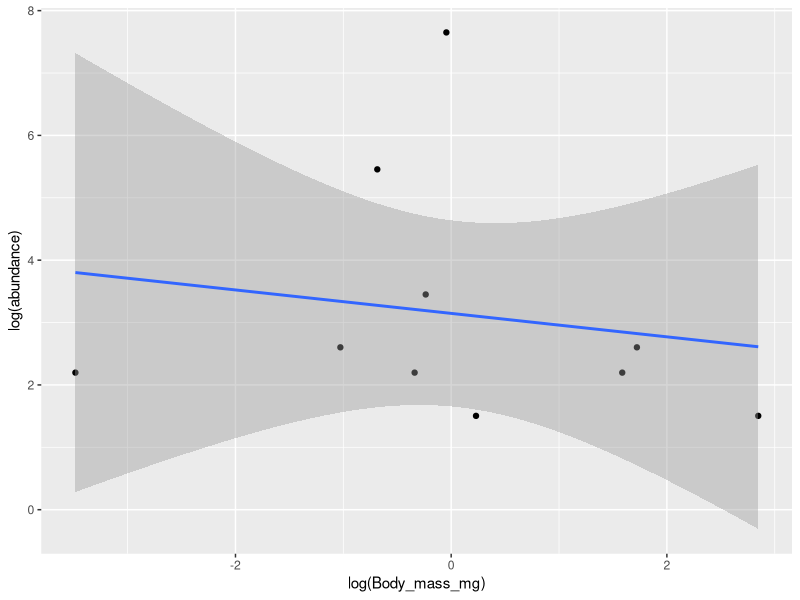
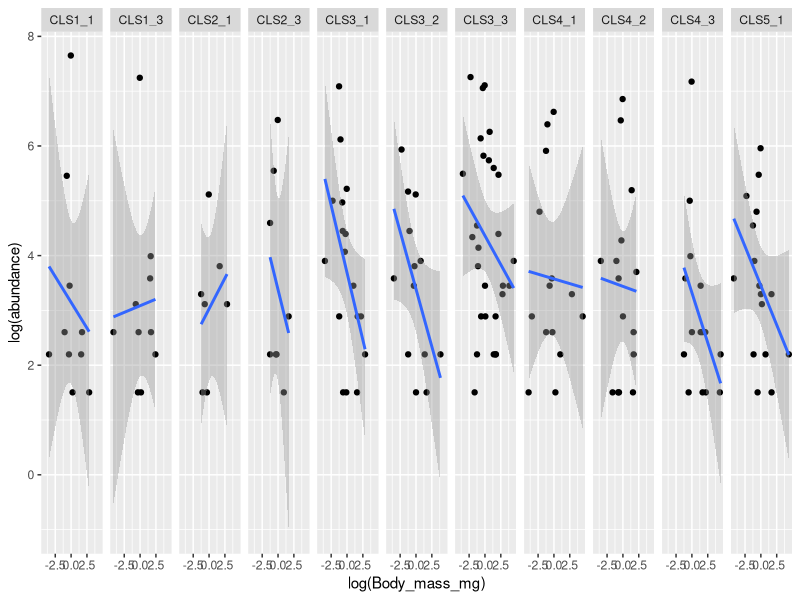
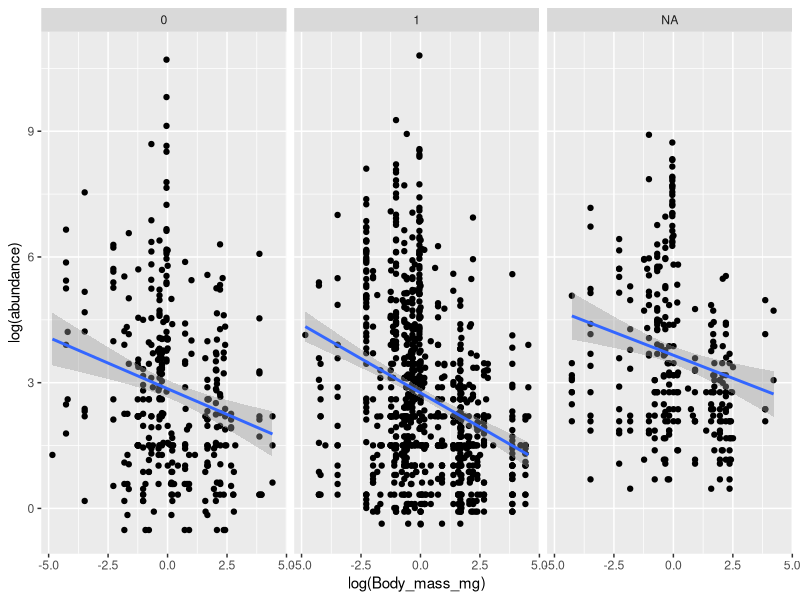
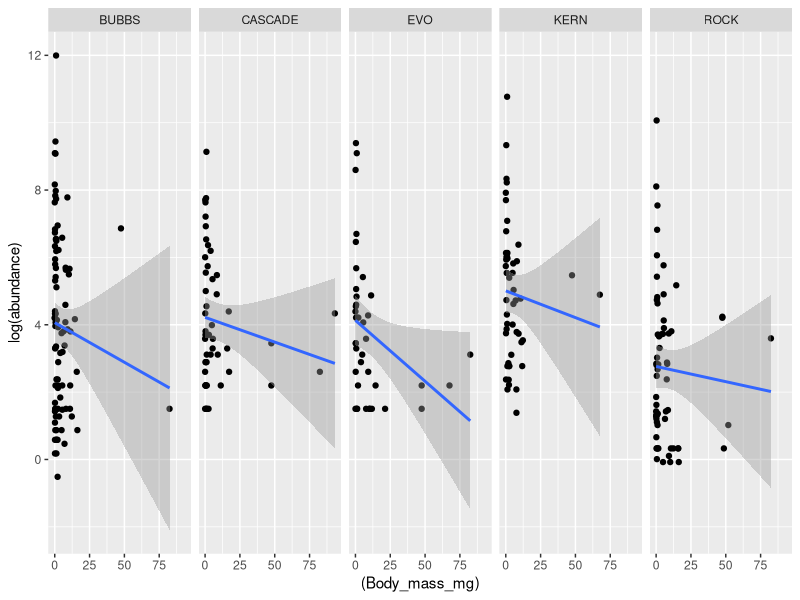
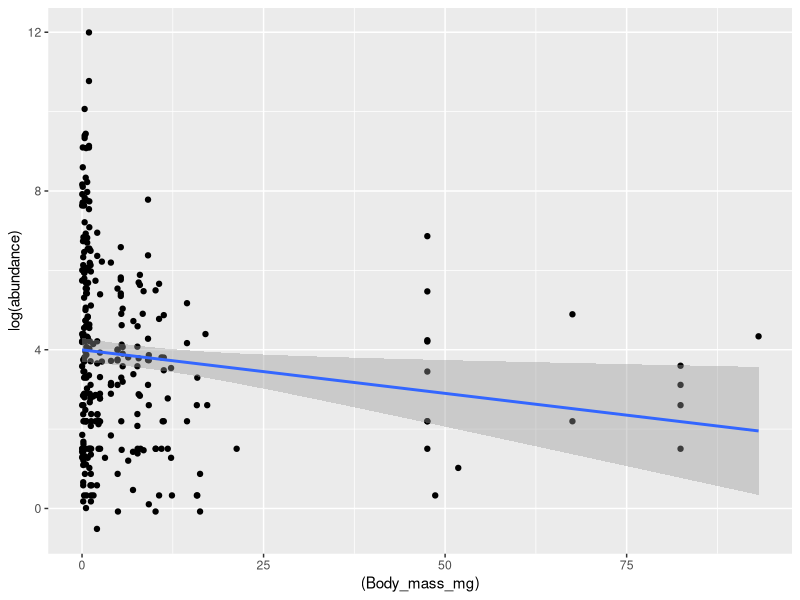
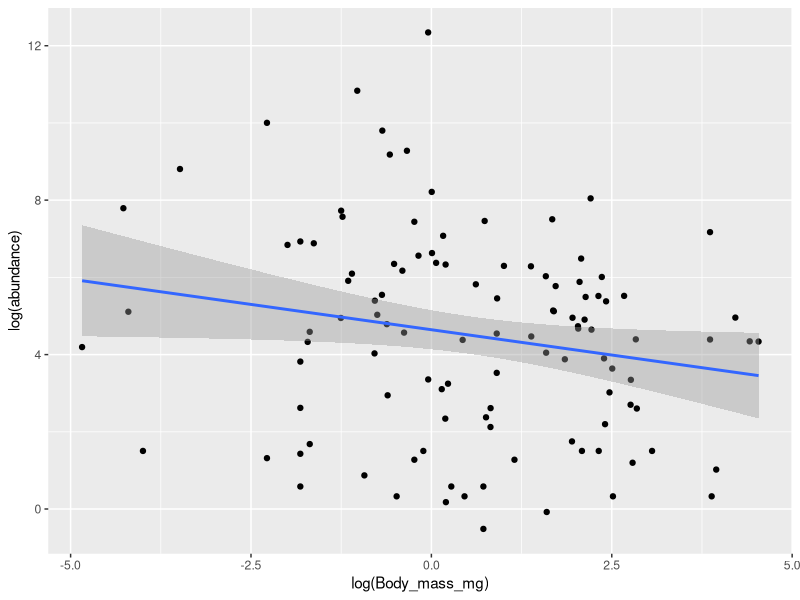

Write the R code that produced these figures, in order. (Note: this script raises an error after producing the figures.)
#Mass Abundance Curves by Site

#Matthew and Katherine
#September 17,2020

#Papers
#Relationships between body size and abundance in ecology

library(ggplot2)
library(tidyverse)

setwd("~/Dropbox/Manuscipts/L-S Food web/Food-Web-Structure-Sierra/data")

species<-read.csv(file = "sp.density.update.12.28.19.csv")
summary(species)

traits<-read.csv("Full_fn_trait.csv")
summary(traits)

env <-read.csv("dave.matt.env.full.12.29.19.csv")
summary(env)

#organize data
env<-env%>%mutate(Euc.dist.lake=log(Euc.dist.lake+1),River.dist.lake=log(River.dist.lake+1),Head.river.dist=log(Head.river.dist+1))
envs<-env%>%dplyr::select(c(Site,O.NET))
species_all<-species%>%pivot_longer(-Site, names_to="Taxon", values_to="abundance")%>%filter(abundance>0)
traits_mass<-traits%>%rename(Body_mass_mg=M)%>%dplyr::select(c(Taxon, Body_mass_mg))
species_mass_data<-left_join(species_all,traits_mass, by="Taxon")

species_mass_data_env<-left_join(species_mass_data,env, by="Site")%>%filter(O.NET != "YOUNG")
########################################################################################################################
#Create Mass abundance curves for each site, network, and regionally

#1)Mass Abundance by Site
CLS1_1<-species_mass_data_env%>%filter(Site=="CLS1_1")
CLS1_1%>%
  ggplot(aes(x=log(Body_mass_mg),y=log(abundance)))+
  geom_point()+
  geom_smooth(method = "lm")

#group by Networks and Site (repeat for our other Networks: BUBBS, EVO)
species_mass_data_env%>% 
  filter(O.NET=="CASCADE")%>%
  ggplot(aes(x=log(Body_mass_mg),y=log(abundance)))+
  geom_point()+
  geom_smooth(method = "lm")+
  facet_grid(~Site)

species_mass_data_env%>% 
  #filter(O.NET=="CASCADE")%>%
  ggplot(aes(x=log(Body_mass_mg),y=log(abundance)))+
  geom_point()+
  geom_smooth(method = "lm")+
  facet_grid(~Fish)

#2)Group by Network
species_mass_data_env_net<-species_mass_data_env%>%
  group_by(O.NET,Taxon,Body_mass_mg)%>%
  summarise(abundance=sum(abundance))

species_mass_data_env_net%>%
  ggplot(aes(x=(Body_mass_mg),y=log(abundance)))+
  geom_point()+
  geom_smooth(method = "lm")+
  facet_grid(~O.NET)

species_mass_data_env_net%>%
  ggplot(aes(x=(Body_mass_mg),y=log(abundance)))+
  geom_point()+
  geom_smooth(method = "lm")

#3)Regionally all sites together

species_mass_data_env_reg<-species_mass_data_env%>%
  group_by(Taxon,Body_mass_mg)%>%
  summarise(abundance=sum(abundance))

species_mass_data_env_reg%>%
  ggplot(aes(x=log(Body_mass_mg),y=log(abundance)))+
  geom_point()+
  geom_smooth(method = "lm")

species_mass_data_env%>%
  ggplot(aes(x=log(Body_mass_mg),y=log(abundance)))+
  geom_point()+
  geom_smooth(method = "lm")+
  facet_grid(~Order)



########################################################################################################################
#Part 2: CWM

species.traits<-read.csv(file = "sp.density.update.12.28.19_traits.csv", row.names = 1)
#tr.traits<-read.csv("Full_full_fn_trait.csv")


row.traits<-tr.traits%>%filter(Taxon !="Benthic.producers" & Taxon !="Pelagic.producers")
traitsy<-tr.traits%>%dplyr::rename(Body_mass_mg=M)%>%filter(Taxon !="Benthic.producers" & Taxon !="Pelagic.producers")%>%dplyr::select(c(Body_mass_mg))
str(traitsy)
#rownames(traitsy)<-rownames(row.traits)
rownames(traitsy)<-row.traits$Taxonomic_name

tres_bm = dbFD(traitsy,species.traits, corr = ("lingoes"),
               stand.FRic = TRUE, calc.FDiv = TRUE)

cwm=tres_bm$CWM
FDis=as.data.frame(tres_bm$FDis)
FEve=as.data.frame(tres_bm$FEve)
FRic=as.data.frame(tres_bm$FRic)

head(cwm)

datas<-cbind(env,cwm,FRic,FDis,FEve)
datasz<-datas%>%
  filter(River.dist.lake>0.1)%>%
  #filter(Head.river.dist>2.3)%>%
  #filter(Fish != "NA")%>%
  filter(O.NET != "YOUNG")%>%
  filter(Body_mass_mg<15)
  
datasz%>%
  ggplot(aes(x = log(Elevation+1), y = Body_mass_mg))+ #, colour=as.factor(Fish))) + #remove , fill=Network and see what the grpah looks like, are there tredns that both entowrks share together
  geom_point()+
  #geom_smooth(method = "lm")+
  stat_smooth(method = glm, method.args = list(family = gaussian(link="identity")))+
  theme_bw()+
  theme(axis.line = element_line(colour = "black"),panel.grid.major = element_blank(), panel.grid.minor = element_blank(),
        panel.border = element_blank(),panel.background = element_blank())

datasz%>%
  filter(Fish !="NA")%>%
  gather(Head.river.dist,River.dist.lake,Elevation,key = "var", value = "value") %>% #PC2,PC3,PC4,River.dist.lake,
  ggplot(aes(x = value, y = Body_mass_mg, colour=as.factor(Fish)))+ #, colour=as.factor(Fish))) + #remove , fill=Network and see what the grpah looks like, are there tredns that both entowrks share together
  geom_point()+
  #geom_smooth(method = "lm")+
  stat_smooth(method = glm, method.args = list(family = gaussian(link="identity")))+
  facet_wrap(~ var, scales = "free") +
  theme_bw()+
  theme(axis.line = element_line(colour = "black"),panel.grid.major = element_blank(), panel.grid.minor = element_blank(),
        panel.border = element_blank(),panel.background = element_blank())

datasz%>%
  gather(Head.river.dist,River.dist.lake,key = "var", value = "value") %>% #PC2,PC3,PC4,River.dist.lake,
  ggplot(aes(x = value, y = Body_mass_mg))+ #, colour=as.factor(Fish))) + #remove , fill=Network and see what the grpah looks like, are there tredns that both entowrks share together
  geom_point()+
  #geom_smooth(method = "lm")+
  stat_smooth(method = glm, method.args = list(family = gaussian(link="identity")))+
  facet_grid(O.NET~ var, scales = "free") +
  theme_bw()+
  theme(axis.line = element_line(colour = "black"),panel.grid.major = element_blank(), panel.grid.minor = element_blank(),
        panel.border = element_blank(),panel.background = element_blank())

datasz%>%
  #filter(Fish != "NA")%>%
  ggplot(aes(x = as.factor(Fish), y = Body_mass_mg, fill=as.factor(Fish)))+ 
  geom_boxplot()+
  scale_fill_viridis(discrete = TRUE,name = "Fish Presence", labels = c("no", "yes"))+
  xlab("Fish Presence")+
  labs(fill='Fish Presence') +
  #scale_fill_discrete(name = "Fish Presence", labels = c("no", "yes"))+
  theme(axis.line = element_line(colour = "black"),panel.grid.major = element_blank(), panel.grid.minor = element_blank(),
        panel.border = element_blank(),panel.background = element_blank())


dog<-lm(Body_mass_mg~Head.river.dist, datasz)
summary(dog)

dog<-lm(Body_mass_mg~River.dist.lake, datasz)

dog<-lm(Body_mass_mg~River.dist.lake*Head.river.dist, datasz)
summary(dog)

dog<-glm(Body_mass_mg~as.factor(Fish)*River.dist.lake*Head.river.dist,family = gaussian(link = "identity"), datasz)
summary(dog)
r2(dog)

dog<-aov(Body_mass_mg~as.factor(Fish), datasz)

#################################################

